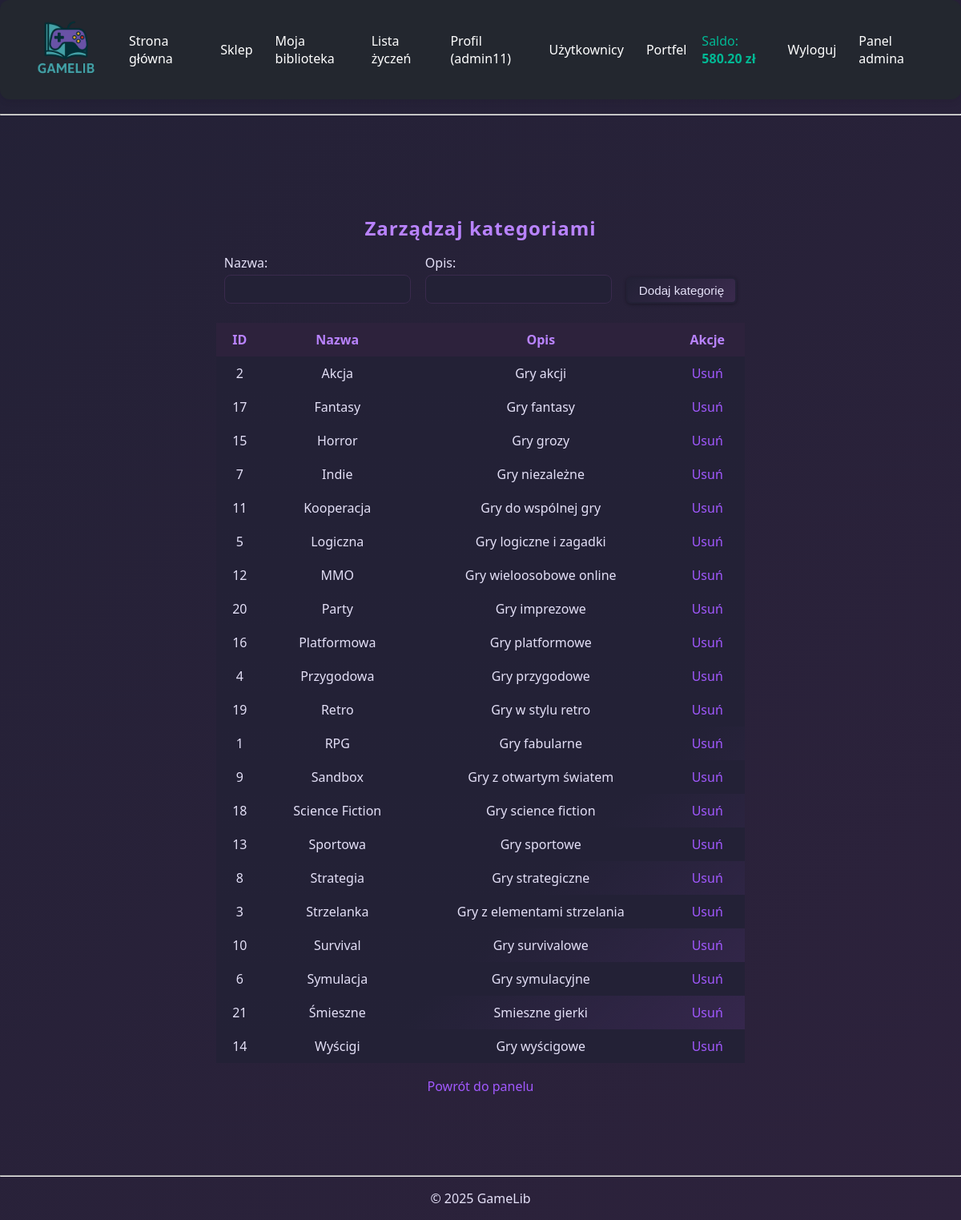
/admin/categories.php (signed in), run on the app's committed database.
### tables this page shows
CREATE TABLE `users` (
  `id` int(11) NOT NULL,
  `username` varchar(50) NOT NULL,
  `email` varchar(100) NOT NULL,
  `password` varchar(255) NOT NULL,
  `role` enum('user','admin') DEFAULT 'user',
  `avatar` varchar(255) DEFAULT NULL,
  `created_at` datetime DEFAULT current_timestamp(),
  `wallet_balance` decimal(10,2) NOT NULL DEFAULT 0.00,
  `description` text DEFAULT NULL,
  `favorite_game_id` int(11) DEFAULT NULL
);

CREATE TABLE `categories` (
  `id` int(11) NOT NULL,
  `name` varchar(50) NOT NULL,
  `description` text DEFAULT NULL
);

### admin/categories.php (the view, shortened to what this page needs)
<?php
require_once '../includes/header.php';
require_once '../includes/db.php';
$stmt = $pdo->query("SELECT * FROM categories ORDER BY name ASC");
$categories = $stmt->fetchAll();
?>
<div class="container" style="max-width: 700px; margin: 60px auto;">
    <h2 class="centered-heading">Zarządzaj kategoriami</h2>
    <form method="post" class="category-form">
        <label class="category-label">
            Nazwa:
            <input type="text" name="name" required class="category-input">
        </label>
        <label class="category-label">
            Opis:
            <input type="text" name="description" class="category-input">
        </label>
        <button type="submit" name="add_category" class="play-btn">Dodaj kategorię</button>
    </form>
    <div class="category-table-wrapper">
        <table class="category-table">
            <tr>
                <th>ID</th>
                <th>Nazwa</th>
                <th>Opis</th>
                <th>Akcje</th>
            </tr>
            <?php foreach ($categories as $cat): ?>
            <tr>
                <td><?= $cat['id'] ?></td>
                <td><?= htmlspecialchars($cat['name']) ?></td>
                <td><?= htmlspecialchars($cat['description']) ?></td>
                <td>
                    <a href="categories.php?delete=<?= $cat['id'] ?>" onclick="return confirm('Na pewno usunąć?')">Usuń</a>
                </td>
            </tr>
            <?php endforeach; ?>
        </table>
    </div>
    <div style="text-align:center; margin-top: 18px;">
        <a href="dashboard.php">Powrót do panelu</a>
    </div>
</div>
<?php require_once '../includes/footer.php'; ?>

### includes/header.php (shortened to what this page needs)
<?php
$wallet = null;
if (isset($_SESSION['user_id'])) {
    require_once __DIR__ . '/db.php';
    $stmt = $pdo->prepare("SELECT wallet_balance FROM users WHERE id = ?");
    $stmt->execute([$_SESSION['user_id']]);
    $wallet = $stmt->fetchColumn();
}
?>
<!DOCTYPE html>
<html lang="pl">
<head>
    <link rel="stylesheet" href="assets/css/style.css">
</head>
<body>
<nav>
    <img src="assets/images/logo2.png" alt="Logo GameLib" style="height: 100px; margin-right: 15px;">
    <a href="/game_library/index.php">Strona główna</a>
    <a href="/game_library/store.php">Sklep</a>
    <?php if (isset($_SESSION['user_id'])): ?>
        <a href="/game_library/library.php">Moja biblioteka</a>
        <a href="/game_library/wishlist.php">Lista życzeń</a>
        <a href="/game_library/profile.php">Profil (<?= htmlspecialchars($_SESSION['username']) ?>)</a>
        <a href="users.php">Użytkownicy</a>
        <a href="/game_library/wallet.php">Portfel</a>
        <span style="margin-left:5px;  color: #00b894;
;">
            Saldo: <strong><?= number_format($wallet, 2) ?> zł</strong>
        </span>
        <?php if (isset($_SESSION['user_id'])): ?>
        <a href="/game_library/logout.php">Wyloguj</a>
<?php endif; ?>
        <?php if ($_SESSION['role'] === 'admin'): ?>
            <a href="/game_library/admin/dashboard.php">Panel admina</a>
        <?php endif; ?>
    <?php else: ?>
        <a href="/game_library/login.php">Logowanie</a>
        <a href="/game_library/register.php">Rejestracja</a>
    <?php endif; ?>
</nav>
<hr>

### assets/css/style.css (style rules this page uses)
body { background: linear-gradient(135deg, #232136 0%, #2d223c 100%); color: #e4e0f7; font-family: 'Segoe UI', 'Arial', sans-serif; margin: 0; padding: 0; }
h1, h2 { color: #b983ff; letter-spacing: 1px; margin-bottom: 16px; }
a { color: #a259ff; text-decoration: none; transition: color 0.2s; }
.container { max-width: 1200px; margin: 0 auto; padding: 32px 20px 40px 20px; box-sizing: border-box; }
nav { display: flex; align-items: center; background: #23272f; padding: 12px 32px; border-radius: 12px; box-shadow: 0 2px 10px rgba(0,0,0,0.09); margin-bottom: 18px; }
nav a { color: #fff; text-decoration: none; font-weight: 500; padding: 8px 14px; border-radius: 6px; transition: background 0.2s, color 0.2s; }
.delete-btn, .play-btn, .store-search-form button, .buy-form button, .wishlist-form button { background: linear-gradient(135deg, #232136 0%, #3a2a4d 100%); color: #e4e0f7; border: 2px solid #232136; border-radius: 6px; padding: 6px 14px; font-size: 0.95em; font-weight: 500; cursor: pointer; box-shadow: 0 1px 4px #0005; transition: background 0.2s, box-shadow 0.2s, border-color 0.2s, color 0.2s; margin-top: 6px; }
.centered-heading { text-align: center; width: 100%; margin-top: 32px; margin-bottom: 16px; }
.category-form { display: flex; gap: 18px; align-items: flex-end; margin-bottom: 24px; flex-wrap: wrap; justify-content: center; }
.category-label { display: flex; flex-direction: column; color: #e4e0f7; font-size: 1em; min-width: 180px; }
.category-input { background: #232136; color: #e4e0f7; border: 1.5px solid #3a2a4d; border-radius: 8px; padding: 8px 12px; margin-top: 4px; font-size: 1em; outline: none; transition: border 0.2s; }
.category-table-wrapper { overflow-x: auto; margin: 0 auto; max-width: 100%; }
.category-table { width: 100%; min-width: 420px; background: linear-gradient(135deg, rgba(35,33,54,0.98) 70%, rgba(162,89,255,0.10) 100%); border-radius: 12px; box-shadow: 0 2px 16px #000a; border-collapse: separate; border-spacing: 0; margin: 0 auto; }
.category-table th, .category-table td { padding: 10px 12px; text-align: center; color: #e4e0f7; }
.category-table th { background: #2d223c; color: #b983ff; font-weight: 600; }
.category-table tr:nth-child(even) { background: #232136; }
.category-table a { color: #a259ff; text-decoration: none; transition: color 0.2s; }

### data on the page
users: wallet_balance "580.20"
categories: id "2", name "Akcja", description "Gry akcji"
categories: id "17", name "Fantasy", description "Gry fantasy"
categories: id "15", name "Horror", description "Gry grozy"
categories: id "7", name "Indie", description "Gry niezależne"
categories: id "11", name "Kooperacja", description "Gry do wspólnej gry"
categories: id "5", name "Logiczna", description "Gry logiczne i zagadki"
categories: id "12", name "MMO", description "Gry wieloosobowe online"
categories: id "20", name "Party", description "Gry imprezowe"
categories: id "16", name "Platformowa", description "Gry platformowe"
categories: id "4", name "Przygodowa", description "Gry przygodowe"
categories: id "19", name "Retro", description "Gry w stylu retro"
categories: id "1", name "RPG", description "Gry fabularne"
categories: id "9", name "Sandbox", description "Gry z otwartym światem"
categories: id "18", name "Science Fiction", description "Gry science fiction"
categories: id "13", name "Sportowa", description "Gry sportowe"
categories: id "8", name "Strategia", description "Gry strategiczne"
categories: id "3", name "Strzelanka", description "Gry z elementami strzelania"
categories: id "10", name "Survival", description "Gry survivalowe"
categories: id "6", name "Symulacja", description "Gry symulacyjne"
categories: id "21", name "Śmieszne", description "Smieszne gierki"
categories: id "14", name "Wyścigi", description "Gry wyścigowe"

### other printed values
$_SESSION['username'] "admin11"
